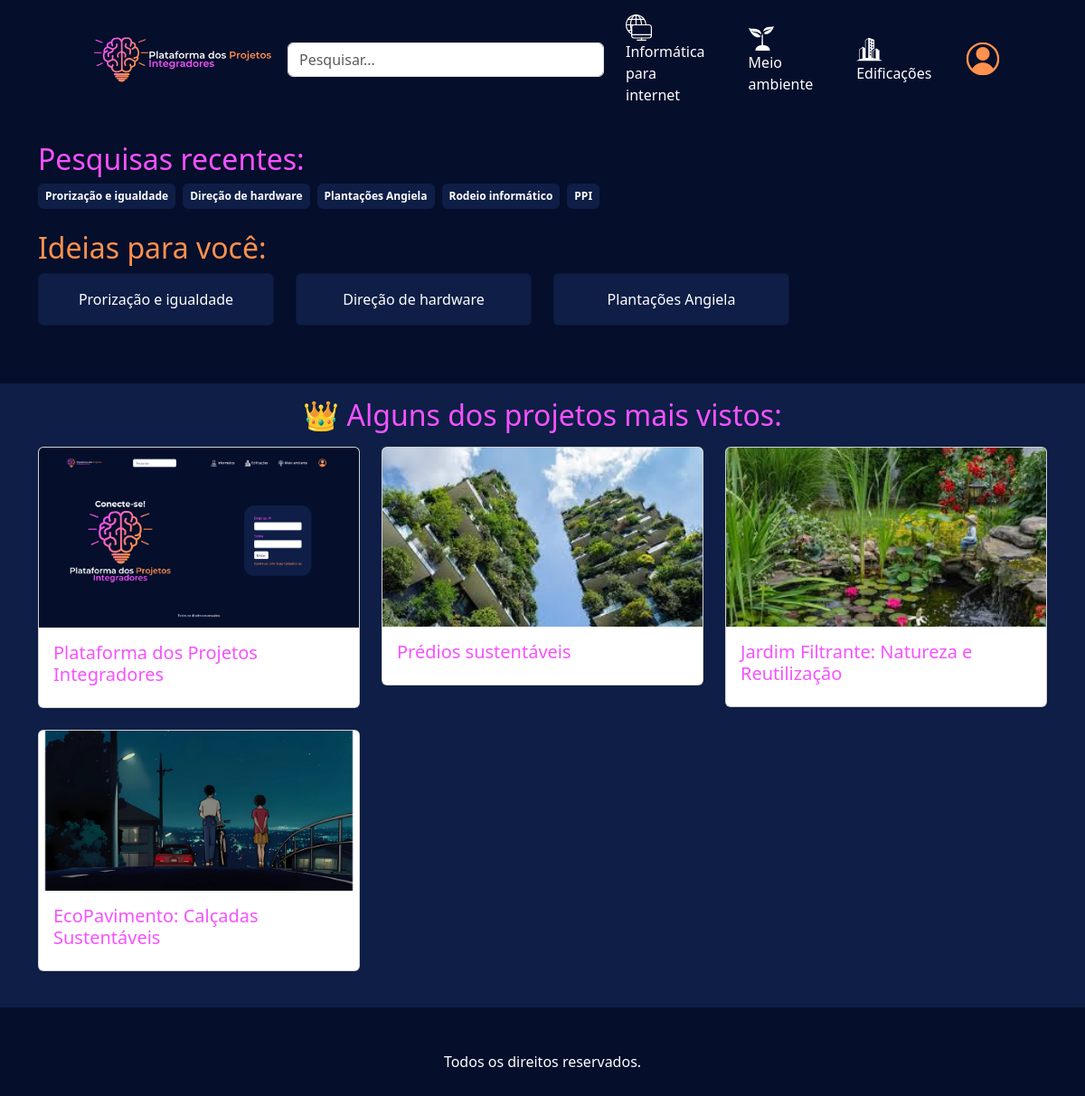
Before: /pesquisar/ with the older database file.
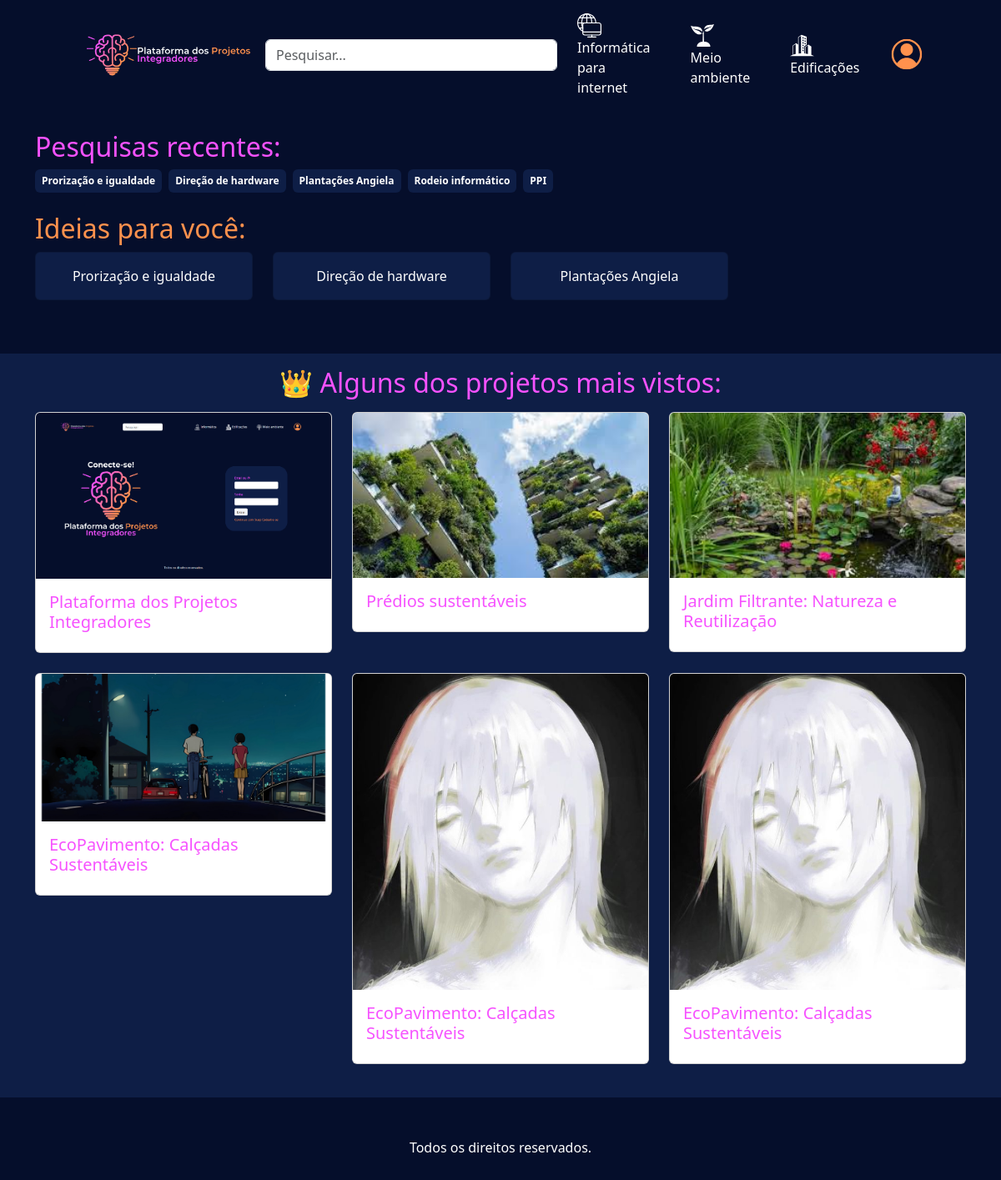
After: the same page with the newer database file.
### ppi/models.py (models this page shows, shortened)
class Curso(models.Model):
    titulo = models.CharField(max_length=50)
    logo = models.FileField(blank=True)

class Projeto(models.Model):
    titulo = models.CharField(max_length=80)
    resumo = models.TextField(max_length=1000)
    objetivo = models.TextField(max_length=2000)
    capa = models.ImageField('media/')
    pdf = models.FileField(blank=True, null=True)
    imagens = models.ImageField(blank=True, null=True)
    palavras_chave = models.CharField(max_length=200, blank=True, null=True)
    curso = models.ForeignKey(Curso, on_delete=models.CASCADE)
    alunos = models.ManyToManyField(Aluno, related_name="projetos")
    orientadores = models.ManyToManyField(Orientador, related_name="projetos")
    curso = models.CharField(max_length=80)
    criado_em = models.DateTimeField(auto_now_add=True,null=True)

### ppi/views.py (the view)
# urls.py: path("pesquisar/", views.pesquisar, name = "pesquisar"),
def pesquisar(request):
    posts = Projeto.objects.all()
    context = {
        "projetos" : posts,
        'pesquisas': ['Prorização e igualdade', 'Direção de hardware', 'Plantações Angiela', 'Rodeio informático', 'PPI'],
        'ideias': ['Prorização e igualdade', 'Direção de hardware', 'Plantações Angiela'],
    }
    return render(request, 'pesquisar.html', context)

### ppi/context_processors.py (called while the page is built)
def cursos(request):
    return {
        "cursos" : Curso.objects.all,
    }

### ppi/templates/pesquisar.html (shortened to what this page needs)
{% extends 'base.html' %}
{% load static %}
{% block conteudo %}
<section class="container mt-4">
    <h2 class="roxinho">Pesquisas recentes:</h2>
    <div class="d-flex flex-wrap gap-2">
        {% for pesquisa in pesquisas %}
            <span class="badge blueback p-2">{{ pesquisa }}</span>
        {% endfor %}
    </div>
</section>
<section class="container mt-4">
    <h2 class="laranja">Ideias para você:</h2>
    <div class="row">
        {% for ideia in ideias %}
            <div class="col-md-3 mb-3">
                <div class="card blueback text-white text-center p-3">
                    {{ ideia }}
                </div>
            </div>
        {% endfor %}
    </div>
</section>
 <div class="container-fluid blueback">
     <section class="container mt-5 py-3">
         <h2 class="roxinho text-center mb-3">👑 Alguns dos projetos mais vistos:</h2>
         <div class="row">
             {% for projeto in projetos %}
                 <div class="col-md-4 mb-4">
                     <div class="card">
                         <img src="{{ projeto.capa.url }}" alt="{{ projeto.titulo }}" class="card-img-top">
                         <div class="card-body">
                             <h5 class="card-title roxinho">{{ projeto.titulo }}</h5>
                         </div>
                     </div>
                 </div>
                 {% empty %}
                 <li>Nenhum projeto encotrado.<li/>
             {% endfor %}
         </div>
     </section>
 </div>
{% endblock conteudo %}

### ppi/templates/base.html (shortened to what this page needs)
{% load static %}
<!doctype html>
<html lang="pt-br">
  <head>
    <link href="https://cdn.jsdelivr.net/npm/bootstrap@5.3.3/dist/css/bootstrap.min.css" rel="stylesheet">
    <link rel="stylesheet" href="{% static 'style.css' %}">
  </head>
  <body style="background-color: rgb(5, 14, 43);">
<nav class="navbar navbar-expand-lg">
  <div class="container custom-container">
      <a class="navbar-brand" href="{% url 'index' %}">
          <img src="{% static 'imgs/logotopo.svg' %}" alt="Logo" style="max-height: 80px;">
      </a>
      <div class="collapse navbar-collapse" id="navbarSupportedContent">
          <ul class="navbar-nav mb-2 mb-lg-0 ms-auto d-flex align-items-center">
              <form
                  action="{% url 'pesquisar' %}"
                  method="GET"
                  class="d-flex justify-content-center"
                  onsubmit="return redirectToSearchPage();"
              >
                  <input
                      type="text"
                      {% if request.path == '/pesquisar/' %}
                      style="width: 350px; outline: none;"
                      {% endif %}
                      class="form-control search-bar"
                      placeholder="Pesquisar..."
                      onclick="window.location.href='{% url 'pesquisar' %}';"
                      readonly
                  >
              </form>
              {% for curso in cursos %}
              <li class="nav-item mx-3">
                  <a class="{% if request.path == '/projetos/' %} roxinho {% else %} text-white {% endif %} nav-link" href="{% url 'projetos' curso.id %}">
                      <img src="{{ curso.logo.url }}" style="max-width: 1.8rem; margin-right: 5px;" alt="Informática">
                      {{ curso.titulo }}
                  </a>
              </li>
              {% endfor %}
              {% if user.is_authenticated %}
              <li class="nav-item me-3">
                  <a class="nav-link" href="{% url 'verperfil' %}">
                    <img style="max-width: 50px;" src="{% static 'imgs/btnlogin.svg' %}" alt="login">
                  </a>
              </li>
              {% else %}
              <li class="nav-item me-3">
                  <a class="nav-link" href="{% url 'login' %}">
                    <img style="max-width: 50px;" src="{% static 'imgs/btnlogin.svg' %}" alt="login">
                  </a>
              </li>
              {% endif %}
          </ul>
      </div>
  </div>
</nav>
    {% block conteudo %}
    {% endblock conteudo %}
    <footer class="py-5 text-center text-white">
      Todos os direitos reservados.
    </footer>
  </body>
</html>

Changed rows visible on the page:
added Projeto: capa (picture), titulo "EcoPavimento: Calçadas Sustentáveis"
added Projeto: capa (picture), titulo "EcoPavimento: Calçadas Sustentáveis"
